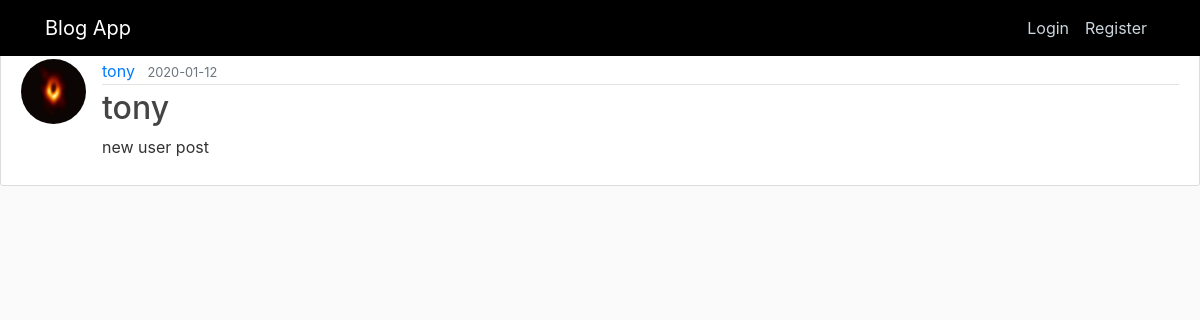
The page /post/2 on the database as committed earlier.
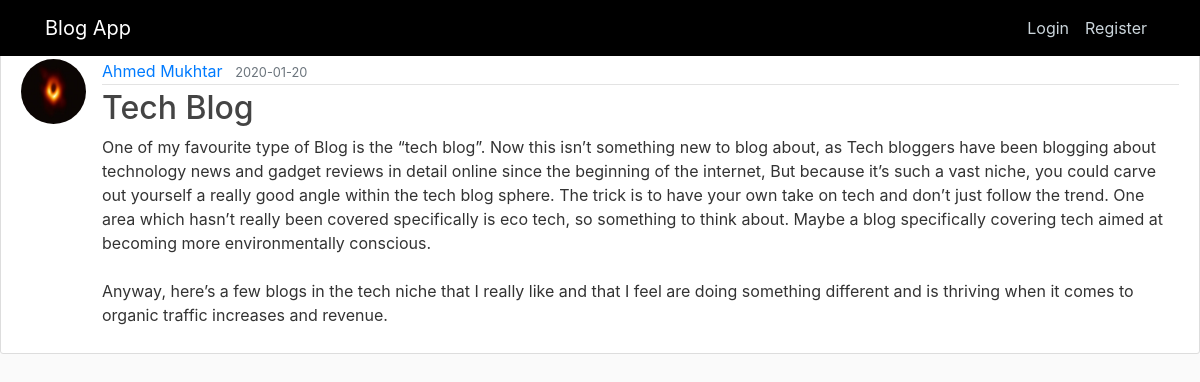
The same page on the database as committed later.
### flaskblog/models.py (models this page shows, shortened)
class User(db.Model, UserMixin):
    id = db.Column(db.Integer, primary_key=True)
    username = db.Column(db.String(20), unique=True, nullable=False)
    email = db.Column(db.String(120), unique=True, nullable=False)
    image_file = db.Column(db.String(20), nullable=False, default='default.jpg')
    password = db.Column(db.String(60), nullable=False)
    posts = db.relationship('Post', backref='author', lazy=True)

class Post(db.Model):
    id = db.Column(db.Integer, primary_key=True)
    title = db.Column(db.String(100), nullable=False)
    date_posted = db.Column(db.DateTime, nullable=False, default=datetime.utcnow)
    content = db.Column(db.Text, nullable=False)
    user_id = db.Column(db.Integer, db.ForeignKey('user.id'), nullable=False)

### flaskblog/routes.py (the view)
@app.route("/post/<int:post_id>")
def post(post_id):
    post = Post.query.get_or_404(post_id)
    return render_template('post.html', title=post.title, post=post)

### flaskblog/templates/post.html (shortened to what this page needs)
{% extends "layout.html" %} {% block content %}
<article class="media content-section mt-5">
  <img
    class="rounded-circle article-img"
    src="{{ url_for('static', filename='dp/' + post.author.image_file) }}"
  />
  <div class="media-body">
    <div class="article-metadata">
      <a
        class="mr-2"
        href="{{ url_for('user_posts', username=post.author.username) }}"
        >{{ post.author.username }}</a
      >
      <small class="text-muted"
        >{{ post.date_posted.strftime('%Y-%m-%d') }}</small
      >
    </div>
    <h2 class="article-title">{{ post.title }}</h2>
    <p class="article-content">{{ post.content }}</p>
  </div>
</article>
{% endblock content %}

### flaskblog/templates/layout.html (shortened to what this page needs)
<!DOCTYPE html>
<html lang="en">
  <head>
    <link rel="stylesheet" href="https://stackpath.bootstrapcdn.com/bootstrap/4.4.1/css/bootstrap.min.css">
    <link rel="stylesheet" type="text/css" href="{{ url_for('static', filename = 'main.css')}}">
  </head>
  <body>
    <header class="site-header">
      <nav class="navbar navbar-expand-md navbar-dark  fixed-top" style="background-color:#000;">
        <div class="container">
          <a class="navbar-brand mr-4" href="{{ url_for('home') }}">Blog App </a>
          <div class="collapse navbar-collapse" id="navbarToggle">
            <div class="navbar-nav mr-auto">
              <a class="nav-item nav-link" href="{{ url_for('home') }}"></a>
            </div>
            <div class="navbar-nav">
              {% if current_user.is_authenticated %}
              <a class="nav-item nav-link" href="{{ url_for('new_post') }}">New Post</a>
              <a class="nav-item nav-link" href="{{ url_for('account') }}">Account</a>
              <a class="nav-item nav-link" href="{{ url_for('logout') }}">logout</a>
              {% else %}
                <a class="nav-item nav-link" href="{{ url_for('login') }}">Login</a>
                <a class="nav-item nav-link" href="{{ url_for('register') }}">Register</a>
              {% endif %}
            </div>
          </div>
        </div>
      </nav>
    </header>
    {% block content %}{% endblock %}
  </body>
</html>

### flaskblog/static/main.css (style rules this page uses)
* { margin: 0; padding: 0; }
body { background: #fafafa; color: #333333; }
h1, h2, h3, h4, h5, h6 { color: #444444; }
.site-header .navbar-nav .nav-link { color: #cbd5db; }
.content-section { background: #ffffff; padding: 10px 20px; border: 1px solid #dddddd; border-radius: 3px; margin-bottom: 20px; }
.article-title { color: #444444; }
.article-content { white-space: pre-line; }
.article-img { height: 65px; width: 65px; margin-right: 16px; }
.article-metadata { padding-bottom: 1px; margin-bottom: 4px; border-bottom: 1px solid #e3e3e3 }

Rows that differ between the two databases and show on the page:
removed User: image_file (placeholder picture), author.username "tony"
now on this page (row edited): User: image_file (placeholder picture), author.username "Ahmed Mukhtar"
changed Post: date_posted "2020-01-12" → "2020-01-20"; title "tony" → "Tech Blog"; content "new user post" → "One of my favourite type of Blog is the “tech blog”. Now this isn’t something new to blog about, as Tech bloggers have been blogging about technology news and gadget reviews in detail online since the beginning of the internet, But because it’s such a vast niche, you could carve out yourself a really good angle within the tech blog sphere. The trick is to have your own take on tech and don’t just follow the trend. One area which hasn’t really been covered specifically is eco tech, so something to think about. Maybe a blog specifically covering tech aimed at becoming more environmentally conscious. Anyway, here’s a few blogs in the tech niche that I really like and that I feel are doing…"
